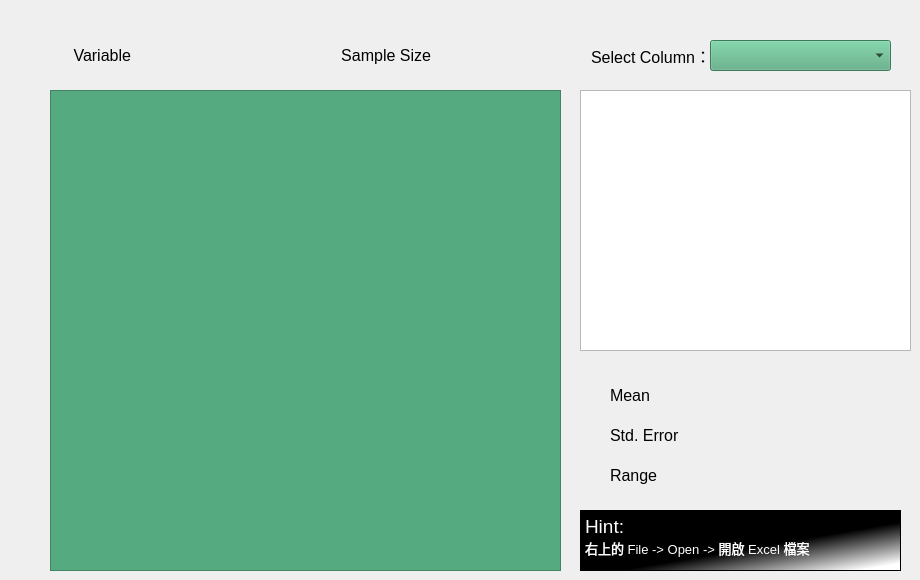
    <widget class="QWidget" name="tab_file">
     <attribute name="icon">
      <iconset>
       <normaloff>images/file.png</normaloff>
       <activeon>images/file.png</activeon>images/file.png</iconset>
     </attribute>
     <attribute name="title">
      <string>File</string>
     </attribute>
     <widget class="GraphicsLayoutWidget" name="graphLayoutWidget">
      <property name="geometry">
       <rect>
        <x>580</x>
        <y>90</y>
        <width>331</width>
        <height>261</height>
       </rect>
      </property>
     </widget>
     <widget class="QComboBox" name="comboBox_col">
      <property name="geometry">
       <rect>
        <x>710</x>
        <y>40</y>
        <width>181</width>
        <height>31</height>
       </rect>
      </property>
      <property name="font">
       <font>
        <pointsize>12</pointsize>
       </font>
      </property>
      <property name="styleSheet">
       <string notr="true">background-color: rgb(85, 170, 127);</string>
      </property>
     </widget>
     <widget class="QLabel" name="label_4">
      <property name="geometry">
       <rect>
        <x>50</x>
        <y>40</y>
        <width>81</width>
        <height>31</height>
       </rect>
      </property>
      <property name="font">
       <font>
        <pointsize>12</pointsize>
       </font>
      </property>
      <property name="text">
       <string>Variable</string>
      </property>
      <property name="alignment">
       <set>Qt::AlignRight|Qt::AlignTrailing|Qt::AlignVCenter</set>
      </property>
     </widget>
     <widget class="QLabel" name="label_7">
      <property name="geometry">
       <rect>
        <x>580</x>
        <y>40</y>
        <width>131</width>
        <height>31</height>
       </rect>
      </property>
      <property name="font">
       <font>
        <pointsize>12</pointsize>
       </font>
      </property>
      <property name="text">
       <string>Select Column：</string>
      </property>
      <property name="alignment">
       <set>Qt::AlignRight|Qt::AlignTrailing|Qt::AlignVCenter</set>
      </property>
     </widget>
     <widget class="QLabel" name="label_8">
      <property name="geometry">
       <rect>
        <x>330</x>
        <y>40</y>
        <width>101</width>
        <height>31</height>
       </rect>
      </property>
      <property name="font">
       <font>
        <pointsize>12</pointsize>
       </font>
      </property>
      <property name="text">
       <string>Sample Size</string>
      </property>
      <property name="alignment">
       <set>Qt::AlignRight|Qt::AlignTrailing|Qt::AlignVCenter</set>
      </property>
     </widget>
     <widget class="QLabel" name="label_variable">
      <property name="geometry">
       <rect>
        <x>150</x>
        <y>40</y>
        <width>131</width>
        <height>31</height>
       </rect>
      </property>
      <property name="font">
       <font>
        <pointsize>12</pointsize>
       </font>
      </property>
      <property name="text">
       <string/>
      </property>
     </widget>
     <widget class="QLabel" name="label_size">
      <property name="geometry">
       <rect>
        <x>450</x>
        <y>40</y>
        <width>101</width>
        <height>31</height>
       </rect>
      </property>
      <property name="font">
       <font>
        <pointsize>12</pointsize>
       </font>
      </property>
      <property name="text">
       <string/>
      </property>
     </widget>
     <widget class="QTableView" name="tableView">
      <property name="geometry">
       <rect>
        <x>50</x>
        <y>90</y>
        <width>511</width>
        <height>481</height>
       </rect>
      </property>
      <property name="styleSheet">
       <string notr="true">color: rgb(0, 0, 0);
background-color: rgb(85, 170, 127);</string>
      </property>
     </widget>
     <widget class="QLabel" name="label_16">
      <property name="geometry">
       <rect>
        <x>610</x>
        <y>380</y>
        <width>81</width>
        <height>31</height>
       </rect>
      </property>
      <property name="font">
       <font>
        <pointsize>12</pointsize>
       </font>
      </property>
      <property name="text">
       <string>Mean</string>
      </property>
     </widget>
     <widget class="QLabel" name="label_17">
      <property name="geometry">
       <rect>
        <x>610</x>
        <y>420</y>
        <width>81</width>
        <height>31</height>
       </rect>
      </property>
      <property name="font">
       <font>
        <pointsize>12</pointsize>
       </font>
      </property>
      <property name="text">
       <string>Std. Error</string>
      </property>
     </widget>
     <widget class="QLabel" name="label_18">
      <property name="geometry">
       <rect>
        <x>610</x>
        <y>460</y>
        <width>81</width>
        <height>31</height>
       </rect>
      </property>
      <property name="font">
       <font>
        <pointsize>12</pointsize>
       </font>
      </property>
      <property name="text">
       <string>Range</string>
      </property>
     </widget>
     <widget class="QLabel" name="label_mean">
      <property name="geometry">
       <rect>
        <x>720</x>
        <y>380</y>
        <width>151</width>
        <height>31</height>
       </rect>
      </property>
      <property name="font">
       <font>
        <pointsize>12</pointsize>
       </font>
      </property>
      <property name="text">
       <string/>
      </property>
     </widget>
     <widget class="QLabel" name="label_std">
      <property name="geometry">
       <rect>
        <x>720</x>
        <y>420</y>
        <width>151</width>
        <height>31</height>
       </rect>
      </property>
      <property name="font">
       <font>
        <pointsize>12</pointsize>
       </font>
      </property>
      <property name="text">
       <string/>
      </property>
     </widget>
     <widget class="QLabel" name="label_range">
      <property name="geometry">
       <rect>
        <x>720</x>
        <y>460</y>
        <width>151</width>
        <height>31</height>
       </rect>
      </property>
      <property name="font">
       <font>
        <pointsize>12</pointsize>
       </font>
      </property>
      <property name="text">
       <string/>
      </property>
     </widget>
     <widget class="QTextBrowser" name="textBrowser_2">
      <property name="geometry">
       <rect>
        <x>580</x>
        <y>510</y>
        <width>321</width>
        <height>61</height>
       </rect>
      </property>
      <property name="styleSheet">
       <string notr="true">color: rgb(255, 255, 255);
background-color: qlineargradient(spread:pad, x1:0.568182, y1:0.59, x2:0.903773, y2:0.96, stop:0 rgba(0, 0, 0, 255), stop:1 rgba(255, 255, 255, 255));</string>
      </property>
      <property name="html">
       <string>&lt;!DOCTYPE HTML PUBLIC &quot;-//W3C//DTD HTML 4.0//EN&quot; &quot;http://www.w3.org/TR/REC-html40/strict.dtd&quot;&gt;
&lt;html&gt;&lt;head&gt;&lt;meta name=&quot;qrichtext&quot; content=&quot;1&quot; /&gt;&lt;meta charset=&quot;utf-8&quot; /&gt;&lt;style type=&quot;text/css&quot;&gt;
p, li { white-space: pre-wrap; }
&lt;/style&gt;&lt;/head&gt;&lt;body style=&quot; font-family:'Microsoft JhengHei UI'; font-size:9pt; font-weight:400; font-style:normal;&quot;&gt;
&lt;p style=&quot; margin-top:0px; margin-bottom:0px; margin-left:0px; margin-right:0px; -qt-block-indent:0; text-indent:0px;&quot;&gt;&lt;span style=&quot; font-size:14pt; color:#ffffff;&quot;&gt;Hint:&lt;/span&gt;&lt;/p&gt;
&lt;p style=&quot; margin-top:0px; margin-bottom:0px; margin-left:0px; margin-right:0px; -qt-block-indent:0; text-indent:0px;&quot;&gt;&lt;span style=&quot; font-size:10pt;&quot;&gt;右上的 File -&amp;gt; Open -&amp;gt; 開啟 Excel 檔案&lt;/span&gt;&lt;/p&gt;&lt;/body&gt;&lt;/html&gt;</string>
      </property>
     </widget>
    </widget>
